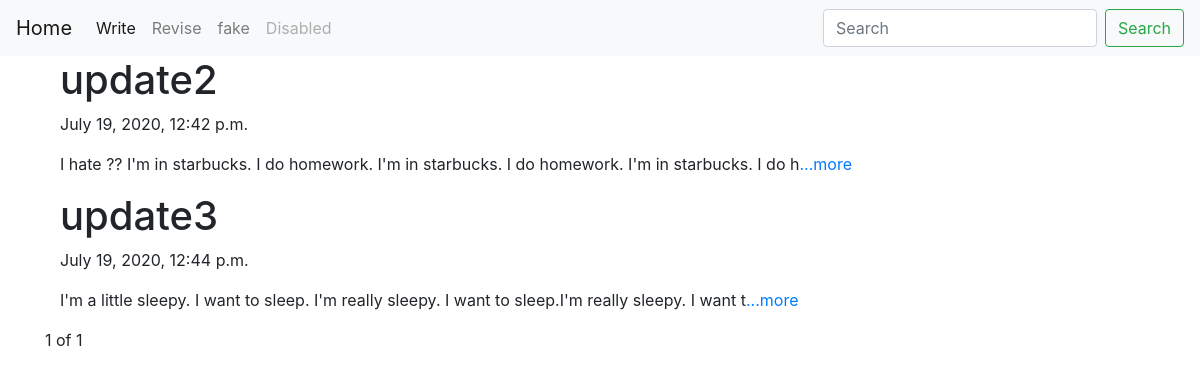
The page / on the database its author committed.
### blog/models.py (models this page shows, shortened)
class Blog(models.Model):
    title = models.CharField(max_length=200)
    pub_date = models.DateTimeField('date published')
    body = models.TextField()
    def summary(self):
        return self.body[:100]

### blog/views.py (the view)
# urls.py: path('', blog.views.blog, name = 'blog'),
def blog(request):
    blogs = Blog.objects
    blog_list = Blog.objects.all()
    paginator = Paginator(blog_list, 10)
    page = request.GET.get('page')
    articles = paginator.get_page(page)
    return render(request, 'blog.html', {'blogs':blogs, 'articles':articles})

### blog/templates/blog.html (shortened to what this page needs)
{% extends 'base.html' %}
{% block content %}
    {% for blog in articles %}
    <div class = "container">
        <h1>{{blog.title}}</h1>
        <p>{{blog.pub_date}}</p>
        <p>{{blog.summary}}<a href = "{% url 'detail' blog.id %}">...more</a></p>
    </div>
    {% endfor %}
    <span>{{articles.number}}</span>
    <span>of</span>
    <span>{{articles.paginator.num_pages}}</span>
{% endblock %}

### rows shown on the page
Blog: title "update2", pub_date "July 19, 2020, 12:42 p.m.", summary "I hate ?? I'm in starbucks. I do homework. I'm in starbucks. I do homework. I'm in starbucks. I do h"
Blog: title "update3", pub_date "July 19, 2020, 12:44 p.m.", summary "I'm a little sleepy. I want to sleep. I'm really sleepy. I want to sleep.I'm really sleepy. I want t"

### other values the page prints
{{ articles.number }} "1"
{{ articles.paginator.num_pages }} "1"
